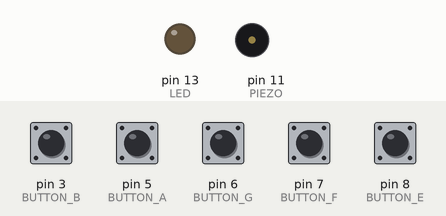
This sketch was run on a simulated Arduino Uno, built with avr-gcc and run on an emulated ATmega328P. On the bench: output pins drawn as LEDs (lit = HIGH), buzzer (waves = sounding). The inputs (shaded band) are chosen by the test bench; at power-on: pin 3 (BUTTON_B), pin 5 (BUTTON_A), pin 6 (BUTTON_G), pin 7 (BUTTON_F), pin 8 (BUTTON_E) HIGH.

Above: at 1.2 s.
1.3 s: pin 3 (BUTTON_B) pulled LOW for 0.15 s
At 1.37 s:
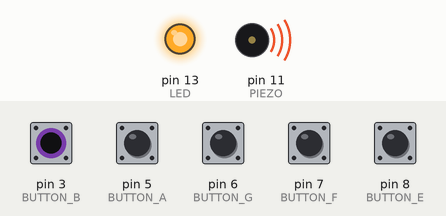
2.9 s: pin 8 (BUTTON_E) pulled LOW for 0.15 s
At 2.97 s:
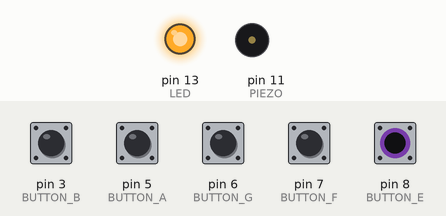
4.5 s: pin 8 (BUTTON_E) pulled LOW for 1 s
At 4.93 s:
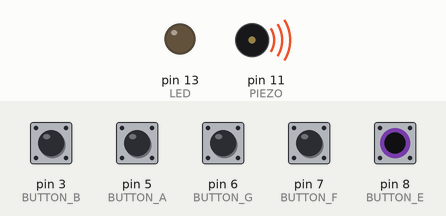
Timing chart, 0 to 7.5 s (numbered marks = the images above; inputs shaded):
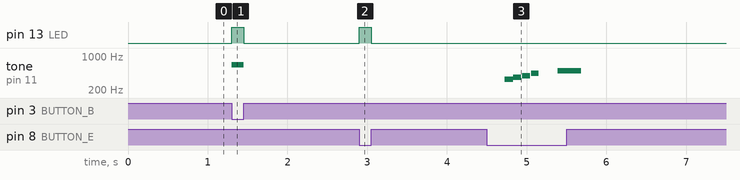

The sketch:

MART220MundelHomework6.ino
```cpp
// Special thanks to this tutorial
// Arduino Micro Piano
// http://educ8s.tv/arduino-micro-piano/

#define NOTE_C 262
#define NOTE_D 294
#define NOTE_E 330
#define NOTE_F 349
#define NOTE_G 392
#define NOTE_A 440
#define NOTE_B 493
#define NOTE_B0  31
#define NOTE_C1  33
#define NOTE_CS1 35
#define NOTE_D1  37
#define NOTE_DS1 39
#define NOTE_E1  41
#define NOTE_F1  44
#define NOTE_FS1 46
#define NOTE_G1  49
#define NOTE_GS1 52
#define NOTE_A1  55
#define NOTE_AS1 58
#define NOTE_B1  62
#define NOTE_C2  65
#define NOTE_CS2 69
#define NOTE_D2  73
#define NOTE_DS2 78
#define NOTE_E2  82
#define NOTE_F2  87
#define NOTE_FS2 93
#define NOTE_G2  98
#define NOTE_GS2 104
#define NOTE_A2  110
#define NOTE_AS2 117
#define NOTE_B2  123
#define NOTE_C3  131
#define NOTE_CS3 139
#define NOTE_D3  147
#define NOTE_DS3 156
#define NOTE_E3  165
#define NOTE_F3  175
#define NOTE_FS3 185
#define NOTE_G3  196
#define NOTE_GS3 208
#define NOTE_A3  220
#define NOTE_AS3 233
#define NOTE_B3  247
#define NOTE_C4  262
#define NOTE_CS4 277
#define NOTE_D4  294
#define NOTE_DS4 311
#define NOTE_E4  330
#define NOTE_F4  349
#define NOTE_FS4 370
#define NOTE_G4  392
#define NOTE_GS4 415
#define NOTE_A4  440
#define NOTE_AS4 466
#define NOTE_B4  494
#define NOTE_C5  523
#define NOTE_CS5 554
#define NOTE_D5  587
#define NOTE_DS5 622
#define NOTE_E5  659
#define NOTE_F5  698
#define NOTE_FS5 740
#define NOTE_G5  784
#define NOTE_GS5 831
#define NOTE_A5  880
#define NOTE_AS5 932
#define NOTE_B5  988
#define NOTE_C6  1047
#define NOTE_CS6 1109
#define NOTE_D6  1175
#define NOTE_DS6 1245
#define NOTE_E6  1319
#define NOTE_F6  1397
#define NOTE_FS6 1480
#define NOTE_G6  1568
#define NOTE_GS6 1661
#define NOTE_A6  1760
#define NOTE_AS6 1865
#define NOTE_B6  1976
#define NOTE_C7  2093
#define NOTE_CS7 2217
#define NOTE_D7  2349
#define NOTE_DS7 2489
#define NOTE_E7  2637
#define NOTE_F7  2794
#define NOTE_FS7 2960
#define NOTE_G7  3136
#define NOTE_GS7 3322
#define NOTE_A7  3520
#define NOTE_AS7 3729
#define NOTE_B7  3951
#define NOTE_C8  4186
#define NOTE_CS8 4435
#define NOTE_D8  4699
#define NOTE_DS8 4978
#define REST      0
#define ACTIVATED LOW
int tempo =135;
int melody[]={
    // Vamire Killer, from castlevania
  // Score available at https://musescore.com/user/28972071/scores/5425616

  NOTE_E4,8, NOTE_FS4,16, NOTE_G4,16, NOTE_A4,16,

  NOTE_B4,-8, NOTE_E4,-8, NOTE_B4,8, NOTE_A4,16, NOTE_D5,-4, //7
  NOTE_E5,16, NOTE_E5,8, NOTE_D5,16, REST,16, NOTE_CS5,-4, NOTE_E4,8, NOTE_FS4,16, NOTE_G4,16, NOTE_A4,16,
  NOTE_B4,-8, NOTE_E4,-8, NOTE_B4,8, NOTE_A4,16, NOTE_D4,-4,
  REST,8, NOTE_E5,8, REST,16, NOTE_B5,16, REST,8, NOTE_AS5,16, NOTE_B5,16, NOTE_AS5,16, NOTE_G5,16, REST,4,

  NOTE_B5,8, NOTE_B5,16, NOTE_AS5,16, REST,16, NOTE_AS5,16, NOTE_A5,16, REST,16, NOTE_B5,16, NOTE_G5,16, NOTE_B5,16, NOTE_AS5,16, REST,16, NOTE_B5,16, NOTE_A5,16, NOTE_G5,16,//11
  REST,8, NOTE_E5,8, REST,16, NOTE_B5,16, REST,8, NOTE_AS5,16, NOTE_B5,16, NOTE_AS5,16, NOTE_G5,16, REST,4,
  NOTE_B5,8, NOTE_B5,16, NOTE_AS5,16, REST,16, NOTE_AS5,16, NOTE_A5,16, REST,16, NOTE_B5,16, NOTE_G5,16, NOTE_B5,16, NOTE_AS5,16, REST,16, NOTE_B5,16, NOTE_A5,16, NOTE_G5,16,

  NOTE_DS4,-8, NOTE_FS4,-8, NOTE_C5,8, NOTE_B4,-8, NOTE_G4,-8, NOTE_E4,8, //14
  NOTE_DS4,-8, NOTE_FS4,-8, NOTE_C5,8, NOTE_B4,-8, NOTE_G4,-8, REST,8,
  NOTE_DS4,-8, NOTE_FS4,-8, NOTE_C5,8, NOTE_B4,-8, NOTE_G4,-8, NOTE_E4,8,
  NOTE_DS4,-8, NOTE_FS4,-8, NOTE_C5,8, NOTE_B4,-8, NOTE_CS5,-8, NOTE_DS5,8,

  NOTE_E5,16, NOTE_E5,16, NOTE_E4,16, NOTE_E4,-2,//18
  NOTE_C4,8, NOTE_C4,8, NOTE_E4,16, NOTE_G4,-8, NOTE_D4,8, NOTE_D4,8, NOTE_FS4,16, NOTE_A4,-8,
  NOTE_E5,16, NOTE_E5,16, NOTE_E4,16, NOTE_E4,-2,
  NOTE_C4,8, NOTE_C4,8, NOTE_E4,16, NOTE_G4,-8, NOTE_D4,8, NOTE_D4,8, NOTE_B3,16, NOTE_D4,-8,

  //repeats a second time

  NOTE_E5,16, NOTE_E5,8, NOTE_D5,16, REST,16, NOTE_CS5,-4, NOTE_E4,8, NOTE_FS4,16, NOTE_G4,16, NOTE_A4,16,

  NOTE_B4,-8, NOTE_E4,-8, NOTE_B4,8, NOTE_A4,16, NOTE_D5,-4, //7
  NOTE_E5,16, NOTE_E5,8, NOTE_D5,16, REST,16, NOTE_CS5,-4, NOTE_E4,8, NOTE_FS4,16, NOTE_G4,16, NOTE_A4,16,
  NOTE_B4,-8, NOTE_E4,-8, NOTE_B4,8, NOTE_A4,16, NOTE_D4,-4,
  REST,8, NOTE_E5,8, REST,16, NOTE_B5,16, REST,8, NOTE_AS5,16, NOTE_B5,16, NOTE_AS5,16, NOTE_G5,16, REST,4,

  NOTE_B5,8, NOTE_B5,16, NOTE_AS5,16, REST,16, NOTE_AS5,16, NOTE_A5,16, REST,16, NOTE_B5,16, NOTE_G5,16, NOTE_B5,16, NOTE_AS5,16, REST,16, NOTE_B5,16, NOTE_A5,16, NOTE_G5,16,//11
  REST,8, NOTE_E5,8, REST,16, NOTE_B5,16, REST,8, NOTE_AS5,16, NOTE_B5,16, NOTE_AS5,16, NOTE_G5,16, REST,4,
  NOTE_B5,8, NOTE_B5,16, NOTE_AS5,16, REST,16, NOTE_AS5,16, NOTE_A5,16, REST,16, NOTE_B5,16, NOTE_G5,16, NOTE_B5,16, NOTE_AS5,16, REST,16, NOTE_B5,16, NOTE_A5,16, NOTE_G5,16,

  NOTE_DS4,-8, NOTE_FS4,-8, NOTE_C5,8, NOTE_B4,-8, NOTE_G4,-8, NOTE_E4,8, //14
  NOTE_DS4,-8, NOTE_FS4,-8, NOTE_C5,8, NOTE_B4,-8, NOTE_G4,-8, REST,8,
  NOTE_DS4,-8, NOTE_FS4,-8, NOTE_C5,8, NOTE_B4,-8, NOTE_G4,-8, NOTE_E4,8,
  NOTE_DS4,-8, NOTE_FS4,-8, NOTE_C5,8, NOTE_B4,-8, NOTE_CS5,-8, NOTE_DS5,8,

  NOTE_E5,16, NOTE_E5,16, NOTE_E4,16, NOTE_E4,-2,//18
  NOTE_C4,8, NOTE_C4,8, NOTE_E4,16, NOTE_G4,-8, NOTE_D4,8, NOTE_D4,8, NOTE_FS4,16, NOTE_A4,-8,
  NOTE_E5,16, NOTE_E5,16, NOTE_E4,16, NOTE_E4,-2,
  NOTE_C4,8, NOTE_C4,8, NOTE_E4,16, NOTE_G4,-8, NOTE_D4,8, NOTE_D4,8, NOTE_B3,16, NOTE_D4,-8,

};

// sizeof gives the number of bytes, each int value is composed of two bytes (16 bits)
// there are two values per note (pitch and duration), so for each note there are four bytes
int notes = sizeof(melody) / sizeof(melody[0]) / 2;

// this calculates the duration of a whole note in ms
int wholenote = (60000 * 4) / tempo;

int divider = 0, noteDuration = 0;
const int PIEZO = 11;
const int LED = 13;


const int BUTTON_E = 8;
const int BUTTON_F = 7;
const int BUTTON_G = 6;
const int BUTTON_A = 5;
const int BUTTON_B = 3;


// this calculates the duration of a whole note in ms


void setup()


{
  pinMode(LED, OUTPUT);
  pinMode(BUTTON_E, INPUT);
  digitalWrite(BUTTON_E,HIGH);
  pinMode(BUTTON_F, INPUT);
  digitalWrite(BUTTON_F,HIGH);
  pinMode(BUTTON_G, INPUT);
  digitalWrite(BUTTON_G,HIGH);
  pinMode(BUTTON_A, INPUT);
  digitalWrite(BUTTON_A,HIGH);
  pinMode(BUTTON_B, INPUT);
  digitalWrite(BUTTON_B,HIGH);

  digitalWrite(LED,LOW);
}

void loop()
{
   while(digitalRead(BUTTON_E) == ACTIVATED)
 for (int thisNote = 0; thisNote < notes * 2; thisNote = thisNote + 2) {

    // calculates the duration of each note
    divider = melody[thisNote + 1];
    if (divider > 0) {
      // regular note, just proceed
      noteDuration = (wholenote) / divider;
    } else if (divider < 0) {
      // dotted notes are represented with negative durations!!
      noteDuration = (wholenote) / abs(divider);
      noteDuration *= 1.5; // increases the duration in half for dotted notes
    }
    if(digitalRead(BUTTON_E) == ACTIVATED)
      delay(noteDuration);
     noTone(PIEZO);
      tone(PIEZO, melody[thisNote], noteDuration * 0.9);
 }
  while(digitalRead(BUTTON_E) == ACTIVATED)
  {

    digitalWrite(LED,HIGH);

  }

  while(digitalRead(BUTTON_F) == ACTIVATED)
  {
     tone(PIEZO, NOTE_CS5,-4);
    digitalWrite(LED,HIGH);
  }

  while(digitalRead(BUTTON_G) == ACTIVATED)
  {
    tone(PIEZO,NOTE_D5,16);
    digitalWrite(LED,HIGH);
  }

  while(digitalRead(BUTTON_A) == ACTIVATED)
  {
     tone(PIEZO, NOTE_E5,8);
    digitalWrite(LED,HIGH);
  }

  while(digitalRead(BUTTON_B) == ACTIVATED)
  {
    tone(PIEZO, NOTE_E5,16);

    digitalWrite(LED,HIGH);
  }

  noTone(PIEZO);
  digitalWrite(LED,LOW);

}
```

Measured:
- after the input at 1.3 s, pin 13 (LED): LOW → HIGH at once, → LOW 0.15 s later; tone on pin 11 (PIEZO): silent → 659 Hz at once, → silent 0.15 s later
- after the input at 2.9 s, pin 13 (LED): LOW → HIGH at once, → LOW 0.15 s later
- after the input at 4.5 s, tone on pin 11 (PIEZO): plays 330 Hz for 0.11 s, 370 Hz for 0.10 s, 392 Hz for 0.10 s, 440 Hz for 0.10 s, 494 Hz for 0.30 s, starting after 0.22 s
